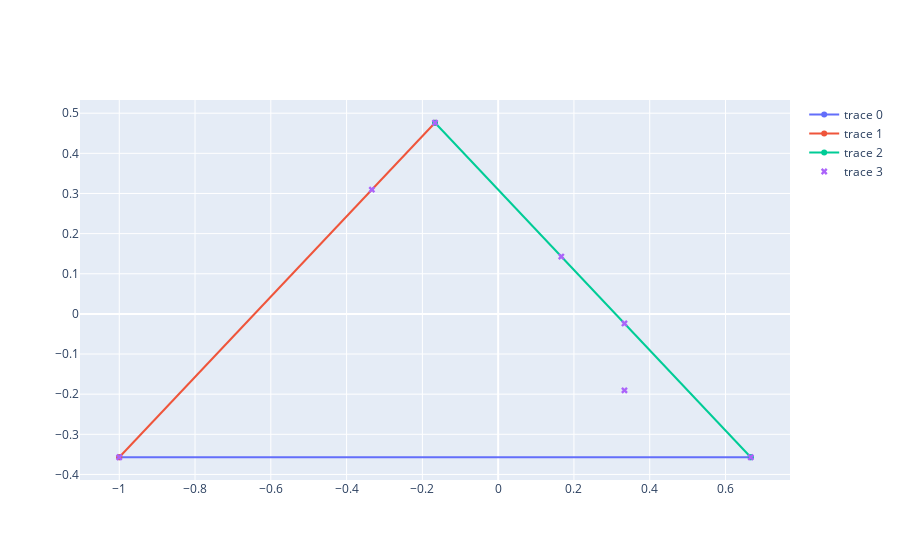

Source (notebook cell):
### Code cell
fig = go.Figure()
# plt.plot(embed_arr[:,0],embed_arr[:,1], 'o')


for simplex in hull.simplices:
    fig.add_trace(go.Scatter(x=embed_arr[simplex, 0], y=embed_arr[simplex, 1], mode='lines+markers',))
    # plt.plot(embed_arr[simplex, 0],embed_arr[simplex, 1], 'k-')

fig.add_trace(go.Scatter(x=embed_arr[:,0], y=embed_arr[:,1], mode='markers', marker_symbol="x")) 

fig.show()

### Figure 1 — Plotly figure (JSON) as saved in the notebook; plotly's stock layout.template omitted (floating-point values rounded to 4 significant figures)
{"data": [{"mode": "lines+markers", "type": "scatter", "x": [0.6667, -1], "y": [-0.3571, -0.3571]}, {"mode": "lines+markers", "type": "scatter", "x": [-0.1667, -1], "y": [0.4762, -0.3571]}, {"mode": "lines+markers", "type": "scatter", "x": [-0.1667, 0.6667], "y": [0.4762, -0.3571]}, {"marker": {"symbol": "x"}, "mode": "markers", "type": "scatter", "x": [-1, 0.6667, 0.3333, 0.3333, 0.1667, -0.3333, -0.1667], "y": [-0.3571, -0.3571, -0.1905, -0.02381, 0.1429, 0.3095, 0.4762]}], "layout": {}}
